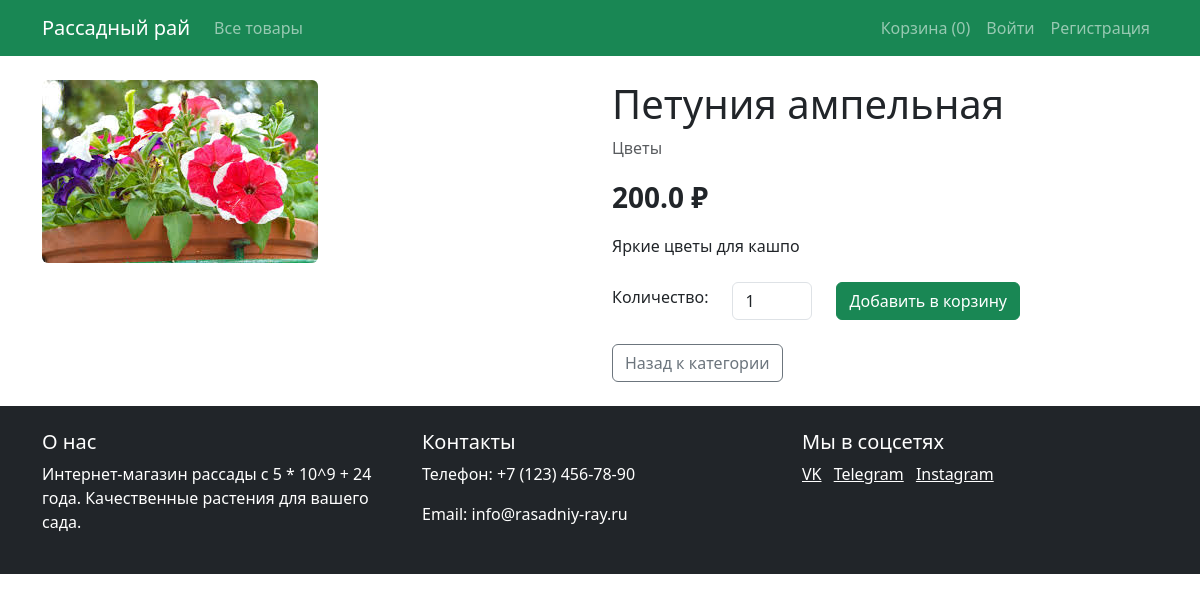
The app's page /product/2 with its own data.
### models.py (models this page shows)
class Product(db.Model):
    id = db.Column(db.Integer, primary_key=True)
    name = db.Column(db.String(100), nullable=False)
    description = db.Column(db.Text)
    price = db.Column(db.Float, nullable=False)
    category_id = db.Column(db.Integer, db.ForeignKey('category.id'), nullable=False)
    image = db.Column(db.String(100))
    order_items = db.relationship('OrderItem', backref='product', lazy=True)

class Category(db.Model):
    id = db.Column(db.Integer, primary_key=True)
    name = db.Column(db.String(100), nullable=False)
    products = db.relationship('Product', backref='category', lazy=True)

### app.py (the view)
@app.route('/product/<int:product_id>')
def product(product_id):
    product = Product.query.get_or_404(product_id)
    return render_template('product.html', product=product)

### app.py (called while the page is built)
@app.before_request
def fix_cart():
    if 'cart' in session and not isinstance(session['cart'], dict):
        session.pop('cart', None)

### templates/product.html (shortened to what this page needs)
{% extends "base.html" %}
{% block content %}
<div class="row">
    <div class="col-md-6">
        <img src="{{ url_for('static', filename='images/' + product.image) }}" class="img-fluid rounded" alt="{{ product.name }}">
    </div>
    <div class="col-md-6">
        <h1>{{ product.name }}</h1>
        <p class="text-muted">{{ product.category.name }}</p>
        <p class="fs-3 fw-bold">{{ product.price }} ₽</p>
        <p>{{ product.description }}</p>
        <form action="{{ url_for('add_to_cart', product_id=product.id) }}" method="POST" class="mt-4">
            <div class="row align-items-center">
                <div class="col-auto">
                    <label for="quantity" class="form-label">Количество:</label>
                </div>
                <div class="col-auto">
                    <input type="number" id="quantity" name="quantity" value="1" min="1" class="form-control" style="width: 80px;">
                </div>
                <div class="col-auto">
                    <button type="submit" class="btn btn-success">Добавить в корзину</button>
                </div>
            </div>
        </form>
        <div class="mt-4">
            <a href="{{ url_for('products', category_id=product.category_id) }}" class="btn btn-outline-secondary">
                Назад к категории
            </a>
        </div>
    </div>
</div>
{% endblock %}

### static/css/style.css (style rules this page uses)
body { font-family: 'Segoe UI', Tahoma, Geneva, Verdana, sans-serif; background-color: #f8f9fa; }

### records on screen
Product: image (picture), name "Петуния ампельная", price "200.0", description "Яркие цветы для кашпо"
Category: category.name "Цветы"

### other values on screen
{{ session.get('cart', {})|length }} "0"
